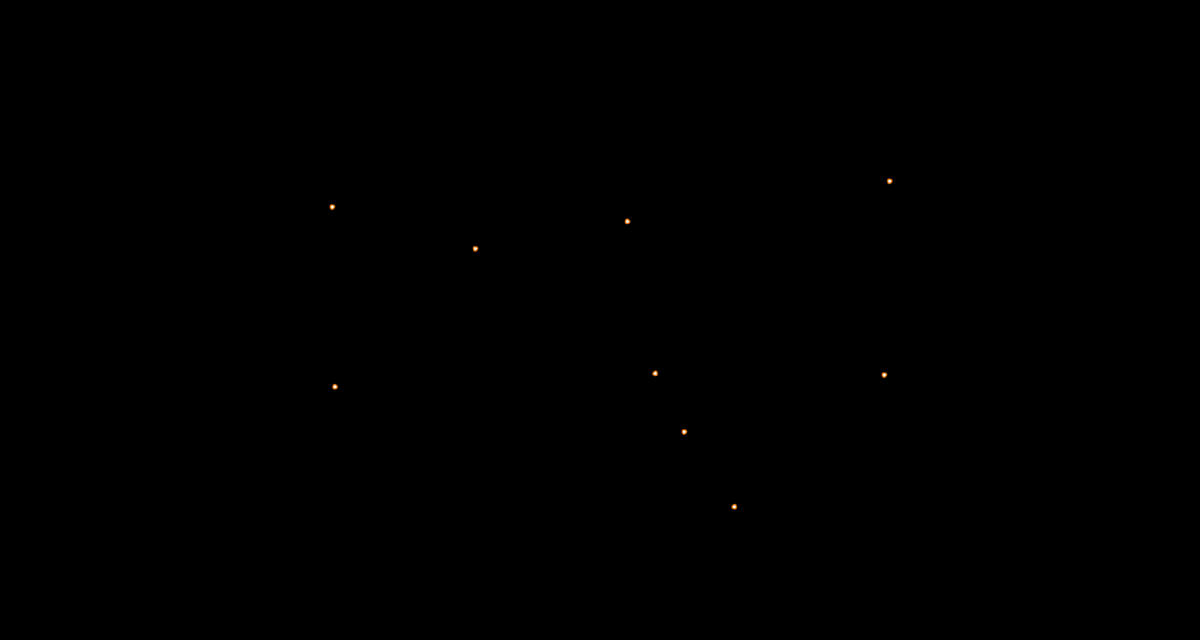
Frame 1 (no input)
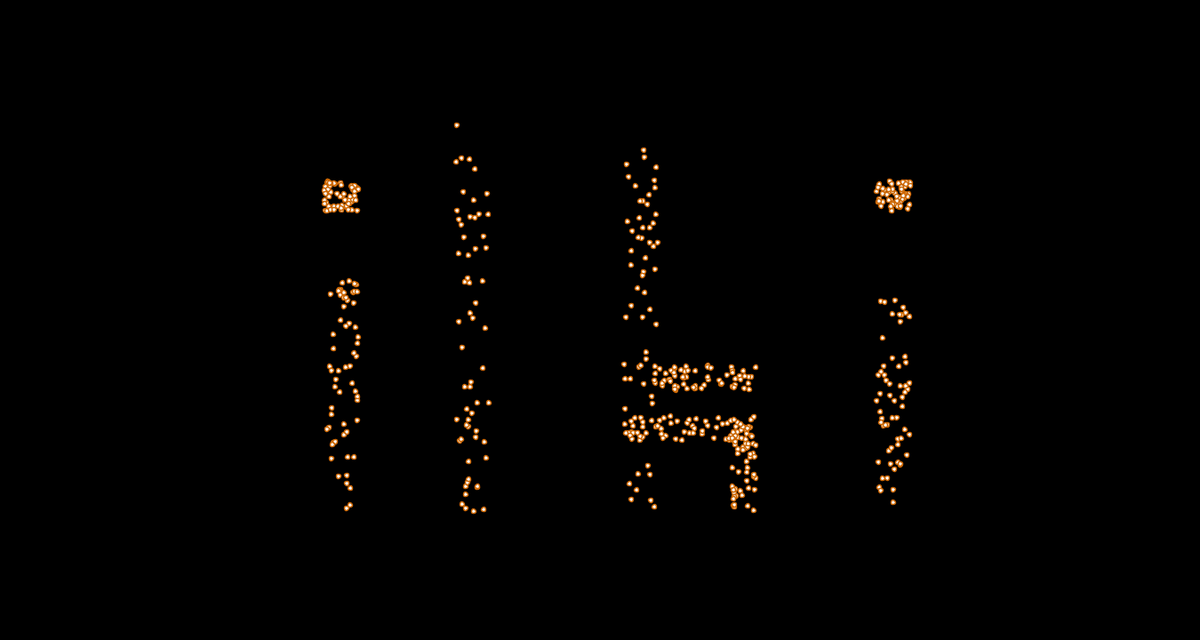
Frame 60 (the mouse pressed at the canvas centre just before this capture)
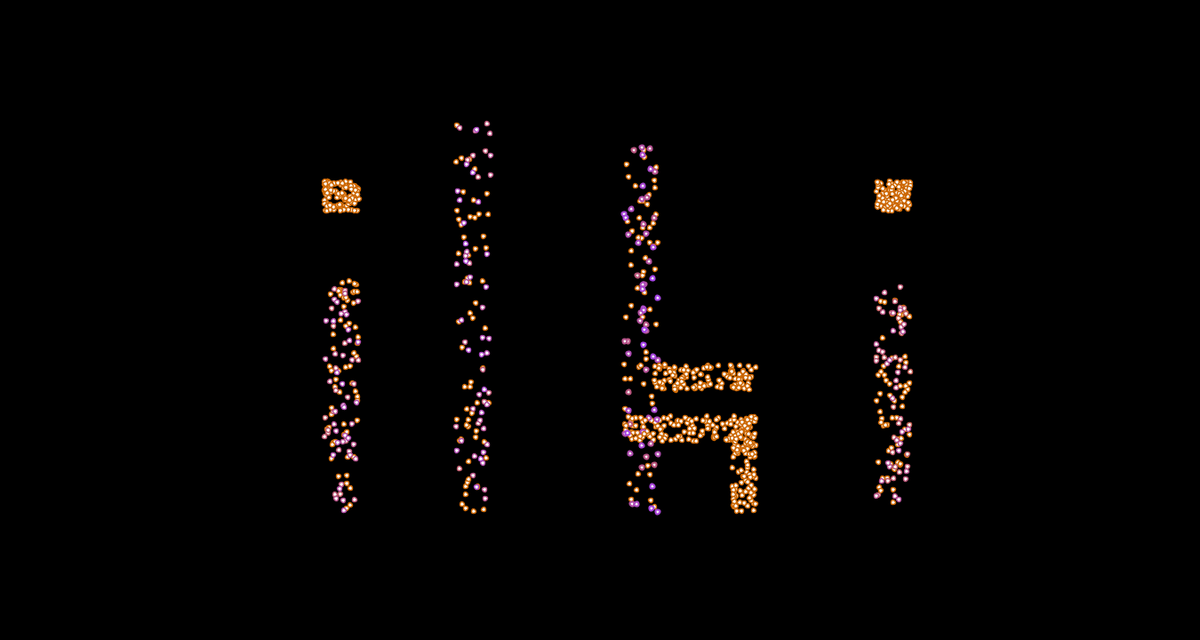
Frame 120 (the mouse held since frame 60 and released just before this capture)

The Processing sketch that drew these frames (run headless with seeded random() and noise(); from frame 60 on, the mouse is pressed at the canvas centre):

// Processing sketch: processing_101716
// ── processing_101716.pde

float xposn = width/2;
float yposn = height/2;
int j = 0;
color from = color(204, 102, 0);
color to = color(0, 102, 153);
float colorpos = 0;
float colorchange = 1;

int runs;
float dist;
int it = 9;
float[] attractorx = new float[it];
float[] detractorx = new float[it];
float[] attractory = new float[it];
float[] detractory = new float[it];
float[] centrex = new float[it];
float[] centrey = new float[it];
float[] yheight = new float[it];

float boundmult = .01;
float colorinc = 0.0001;
float linelen = 0.001;

void setup()
{
  size(1350, 720);
  background(0);
  strokeWeight(2);
    
    //dot on first i
  attractorx[0]=.27;
  attractory[0]=.3125;
  detractory[0]=.36;
  
    //line of first i
  attractorx[1]=.27;
  attractory[1]=0.46875;
  detractory[1]=.83;
  
    //first l
  attractorx[2]=.38;
  attractory[2]=.21;
  detractory[2]=.83;
  
    //stalk of k
  attractorx[3]=.52;
  attractory[3]=.26;
  detractory[3]=.83;
  
    //top arm of k
  attractorx[4]=.545;
  attractory[4]=.6;
  detractory[4]=.64;
    
    //bottom arm of k
  attractorx[5]=.52;
  attractory[5]=.68;
  detractory[5]=.72;
  
    //bottom leg of k
  attractorx[6]=.61;
  attractory[6]=.68;
  detractory[6]=.83;
  
    //dot of second i
  attractorx[7]=.73;
  attractory[7]=.3125;
  detractory[7]=.36;
  
    //line of second i
  attractorx[8]=.73;
  attractory[8]=0.46875;
  detractory[8]=.83;
  
  for (int j = 0; j <= it-1; j++) {
    detractorx[j]=attractorx[j]+0.029;
  }
  detractorx[4]=attractorx[4]+0.015;
  detractorx[4]=.63;
  detractorx[5]=.63;
  detractorx[6]=.63;
  for (int j = 0; j <= it-1; j++) {
    attractory[j]=attractory[j]-.03;
    detractory[j]=detractory[j]-.03;
    centrex[j]=int(width*((abs(detractorx[j]-attractorx[j])/2)+min(detractorx[j],attractorx[j])));
    centrey[j]=int(height*((abs(detractory[j]-attractory[j])/2)+min(detractory[j],attractory[j])));
    yheight[j]=abs(attractory[j]-detractory[j])*height;
  }
}

void draw()

{
  
  for (int j = 0; j <= it-1; j++) {
    
    if (colorpos < 1 && colorpos > 0)   {
      colorpos += colorchange * colorinc;
    }
    else{
      if (colorpos >= 1) {
        colorchange = -1;
        colorpos += colorchange * colorinc;
        from = color(random(255),random(255),random(255));
      } else {
        colorchange = 1;
        colorpos += colorchange * colorinc;
        to = color(random(255),random(255),random(255));
      }
    }
    if (abs(mouseY-centrey[j])<yheight[j]/2) {
      dist = abs(mouseX-centrex[j]);
    }else{
      dist = 1000;
    }
    stroke(lerpColor(from, to, colorpos*int(10-dist/100)));
    strokeWeight(min(10,max(1.5,100/dist)));
    
    pushMatrix();
    translate(random(attractorx[j]*width,detractorx[j]*width),random(attractory[j]*height,detractory[j]*height));
    ellipse(0,0,5,5);
    popMatrix();
    //ellipse(mouseX,mouseY,5,5);
  }
}
